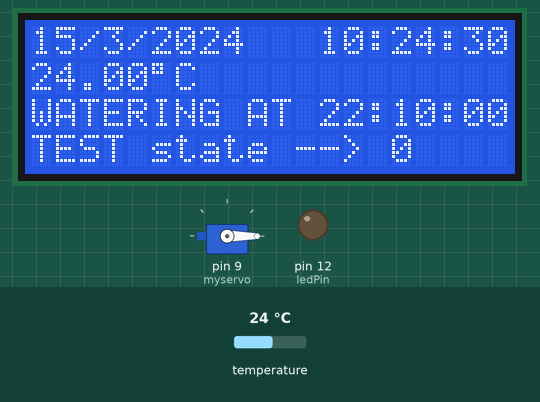
Recording of a sketch running on a simulated Arduino Uno, built with avr-gcc and run on an emulated ATmega328P. Parts: servo, 20×4 character LCD, output pins drawn as LEDs (lit = HIGH). The test bench sets the inputs (shaded band); at power-on: temperature 24 °C. The local clock reads 2024-03-15 10:24:30 at power-on unless the sketch sets it.

Above: at 1.2 s.
1.3 s: temperature set to 10.7 °C
At 4.9 s:
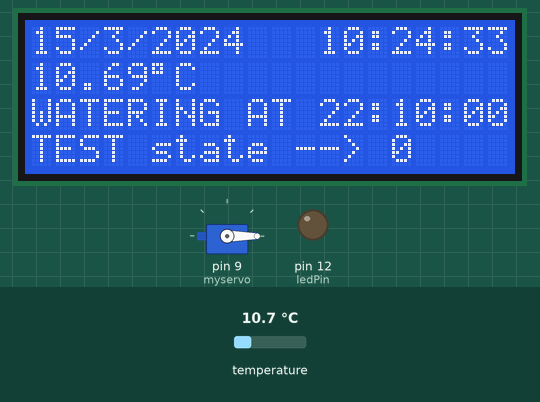
5.2 s: temperature set to 9.1 °C
At 8.8 s:
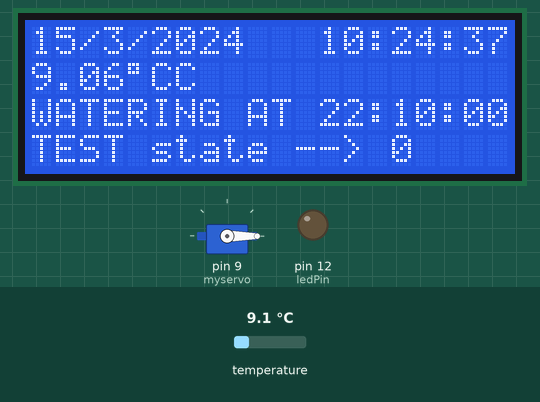
10.7 s: temperature set to 12 °C
At 13.4 s:
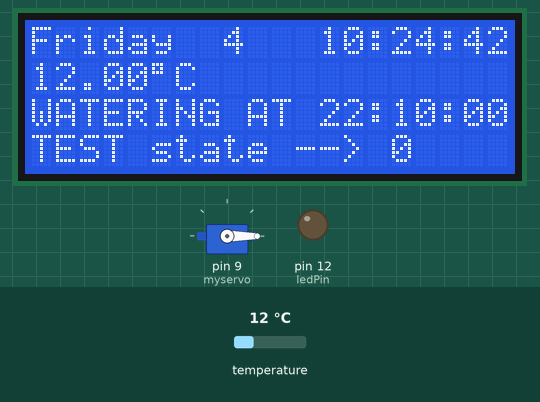
Timing chart, 0 to 14.9 s (numbered marks = the images above; inputs shaded):
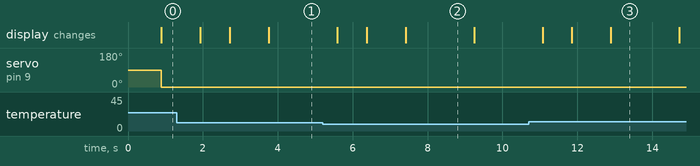

Measured:
- the behaviour switches between 10 and 9.9 °C on temperature (found by bisection; images 1 and 2)
- after the input at 5.2 s, the display: first differs from a run without the input after 1.2 s (image 2 shows a later state)
- after the input at 10.7 s, the display: first differs from a run without the input after 1.2 s (image 3 shows a later state)
- what the display in image 2 shows lasts 1.8 s, from 7.4 s to 9.2 s

The sketch:

RiegoEA_2018a.ino
```cpp
// Auto Riego

#include <Time.h>   //usamos la librería Time.h
#include <Servo.h>  //usamos la librería Servo.h

//Using RTC
#include <RTClib.h> //usamos la librería RTClib.h for the RTC module
RTC_DS3231 rtc;
String daysOfTheWeek[7] = { "Sunday", "Monday", "Thuesday", "Wednesday", "Thrusday", "Friday", "Saturday" };
String monthsNames[12] = { "January", "February", "March", "April", "May", "June", "July", "Agost","September","October","November","December" };

Servo myservo;  // create servo object to control the valve
const int ledPin = 12; // pin for the led indicator

// Parameters:
const int  TimeWatering = 300; // [sec]
const int hora = 0;
unsigned long time;
unsigned long timerday;

// Define initial hour and minute for watering
// Program 1
int Program1 = 1;       // 1:enable, 0:disable
byte HourInit1 = 22;    // Initial hour to start watering
byte MinuteInit1 = 10;  // Initial minutes to start watering
byte dayofweek1 = 7;    // Day of the week to water

// Program 2
int Program2 = 1;       // 1:enable, 0:disable
byte HourInit2 = 22;
byte MinuteInit2 = 04;
byte dayofweek2 = 7;

//Librerias necesarias
#include <Wire.h>
#include <LiquidCrystal_I2C.h>
LiquidCrystal_I2C lcd(0x27, 20, 4); //Pantalla 20x4

// State machine
int currentState = 0;

// Sensor Temperatura DS18B20
#include <DallasTemperature.h>
#include <OneWire.h>
  // DQ esta conectado al pin 8 de arduino //
#define ONE_WIRE_BUS 2
  // Configuramos el pin asignado al sensor 1-Wire a DallasTemperature//
OneWire oneWire(ONE_WIRE_BUS);
DallasTemperature sensores(&oneWire);
float val=0;        // variable donde guardaremos la temperatura leida del sensor

void setup()
{
  pinMode(ledPin, OUTPUT);   // led indicator
  myservo.attach(9);         // attaches the servo on pin 9 to the servo object
  Serial.begin(9600);
  //Pongo el reloj en la hora actual (en mi caso las 13:10:00 del 21/11/2013)
  //con setTime(hours, minutes, seconds, days, months, years);
  //setTime(13, 10, 00, 21, 11, 2018);

  //Iniciamos el fondo retroiluminado
  lcd.backlight();
  //Iniciamos la pantalla
  lcd.init();

  // Update date & time with compiling info, only needed the first time RTC is used
  // rtc.adjust(DateTime(F(__DATE__), F(__TIME__)));

  time = 0;
  timerday = 0;

}

void loop()
{
  // LCD time & data
  displayTime();
  displayTemp();

  // Main state machine
  switch (currentState) {
    case 0:
      //do something when state equals "NoRiego"
      lcd.setCursor(0, 3); //Saltamos a la segunda linea
      lcd.print("TEST state --> 0");//Escribimos en la primera linea


      digitalWrite (ledPin, LOW); // cierro el led
      myservo.write(0);

      // Transition
      if (esHoraRiego()) { //comprobamos si es la hora del riego
        currentState = 1;
      }
      break;

    case 1:
      //do something when state equals "RiegoProg"
      lcd.setCursor(0, 3); //Saltamos a la segunda linea
      lcd.print("TEST state --> 1");//Escribimos en la primera linea
      lcd.setCursor(0, 2); //Saltamos a la segunda
      lcd.print("--> REGANDO!!");//Escribimos en la primera linea

      digitalWrite (ledPin, HIGH); // activo el led
      myservo.write(180);

      time = time + 1;

      // Transition
      if (time > 60) { //comprobamos si es la hora del riego
        currentState = 0;
        time = 0;
      }

      break;

    default:
      // if nothing else matches, do the default
      // default is optional
      lcd.print("State default...");//Escribimos en la primera linea
      break;
  }


  // time_program = millis();
  //prints time since program started

  delay(1000); // espero 1s
}

boolean esHoraRiego() {
  DateTime now = rtc.now();

  // Check if the time is equal to program watering
  // Minimum 60sec, less thatn 60sec it is not possible
  // Check program 1:
  if (Program1 == 1 && HourInit1 == now.hour() && MinuteInit1 == now.minute())
  {
    return true; // estamos en período de riego: devolver “true”
  }
  else
  {
    return false; // no estamos en período de riego: devolver “false”
  }
}

void displayTime()
{
  // Prepare LCD
  // lcd.clear();//Limpiamos la LCD

  // RTC
  DateTime now = rtc.now();

  if (timerday < 5)
  {
      //Show date in lcd
      lcd.setCursor(0, 0); //Init cursor position
      lcd.print(String(now.day()) + String("/") + String(now.month()) + String("/") + String(now.year()));
  }
  else
  {
     // Show day of the week
     lcd.setCursor(0,0);
     lcd.print(daysOfTheWeek[now.dayOfTheWeek()] + String("  "));
     if (timerday > 10)
     {
        timerday = 0;
     }
  }
  timerday = timerday + 1;

  if (now.hour() < 10)
  {
    lcd.setCursor(13,0);
  }
  else
  {
    lcd.setCursor(12,0);
  }

  if ((now.second() < 10) && (now.minute() < 10))
  {
    lcd.print(String(now.hour()) + String(":0") + String(now.minute()) + String(":0") + String(now.second()));
  }
  else if (now.minute() < 10)
  {
    lcd.print(String(now.hour()) + String(":0") + String(now.minute()) + String(":") + String(now.second()));
  }
  else if (now.second() < 10)
  {
    lcd.print(String(now.hour()) + String(":") + String(now.minute()) + String(":0") + String(now.second()));
  }
  else
  {
    lcd.print(String(now.hour()) + String(":") + String(now.minute()) + String(":") + String(now.second()));
  }

  // Show watering program 1
  if (Program1 == 1)
  {
     lcd.setCursor(0,2);
     lcd.print(String("WATERING AT ") + String(HourInit1) + String(":") + String(MinuteInit1) + String(":") + String("00"));
  }
  // End Show time in lcd
}

void displayTemp()
{
  // Send the comand to obtain the temperature
  sensores.requestTemperatures();
  // Save temperature value in the "val" variable
  float val =  sensores.getTempCByIndex(0);
  // Set lcd cursor in line 2
  lcd.setCursor(0,1);
  // Write in lcd temperature value and ºC simbol
  lcd.print(String(val) + String(char(223))+ String("C"));
}
```
